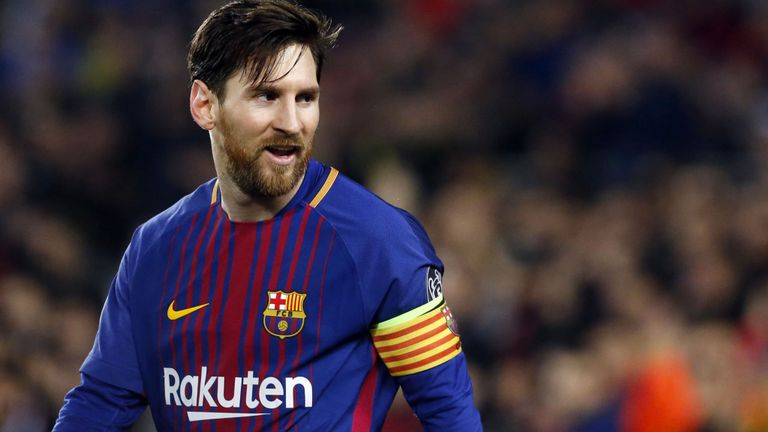
#> input picture Sem7/IVP/Code/1/messi5.jpg, 768 x 432 px
$ python q.py
#> lines starting #> are read from the running program, lines starting #| are printed output that depends on the picture
import cv2
import numpy as np
import matplotlib.pyplot as plt
img = cv2.imread('messi5.jpg',cv2.IMREAD_GRAYSCALE)
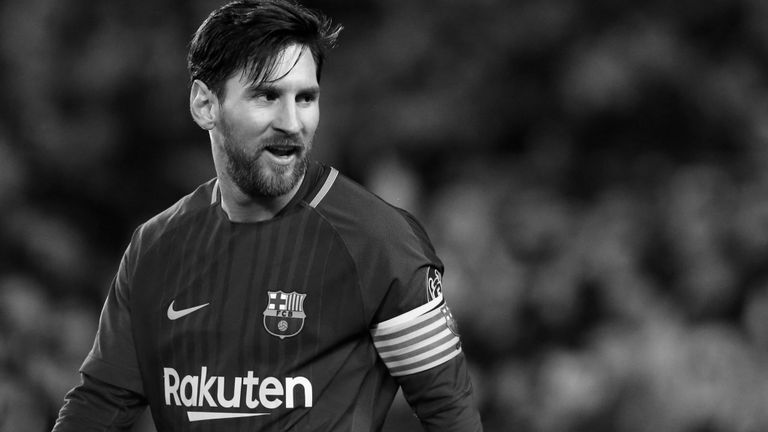
#> img: shape (432, 768); min 0, max 255, mean 55
cv2.imshow('image',img)
cv2.waitKey(0)
cv2.destroyAllWindows()
cv2.imwrite('messi.png', img)
